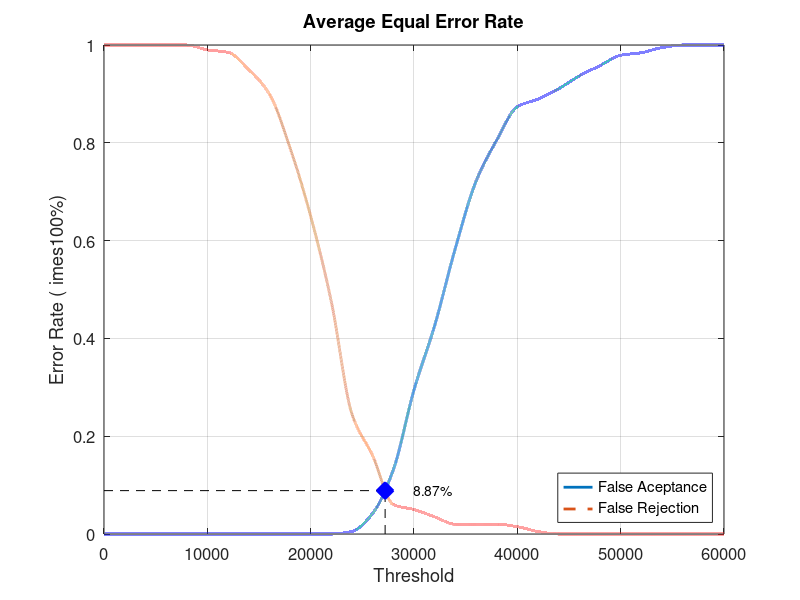
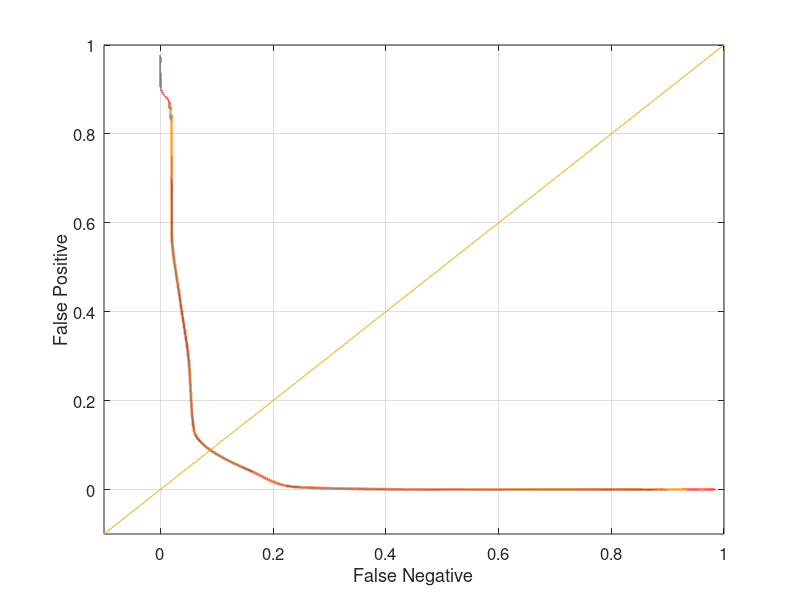

Write the MATLAB code that produced these figures, in order.
close all;
clear;
clc;
x = 0:2000:60000;
xq = 0:0.5:60000;

y0 = [0 0 0 0 0 0 0 0 0 0 0 0 0.00526316 0.0421053 0.131579 0.294737 0.426316 0.584211 0.721053 0.805263 0.873684 0.889474 0.910526 0.936842 0.957895 0.978947 0.984211 0.994737 1 1 1]
yy0 = interp1(x, y0, xq, 'pchip');
y1 = [1 1 1 1 1 0.99 0.985 0.95 0.9 0.79 0.65 0.475 0.245 0.16 0.06 0.05 0.035 0.02 0.02 0.02 0.015 0.005 0 0 0 0 0 0 0 0 0]
yy1 = interp1(x, y1, xq, 'pchip');

% Calculating EER: 
y2 = abs(y0 - y1);
find(y2 == min(y2))
yy2 = abs(yy0 - yy1);
xEER = find(yy2 == min(yy2));
xEERIndex = xq(xEER) % X-axis EER
yEER = yy0(xEER) % Y-axis EER

main = figure
plot(xq, yy0,'-','LineWidth', 2);	hold on
plot(xq, yy1,'--','LineWidth', 2);	hold on
plot([xEERIndex xEERIndex], [0 yEER], 'k--');	hold on
plot([0 xEERIndex], [yEER yEER], 'k--');	hold on
plot(xEERIndex, yEER, 'bx', 'LineWidth', 10);	hold on
text(xEERIndex + 10 * xEERIndex / 100, yEER, [num2str(round((10000 * yEER)) / 100) '%'])
legend('False Aceptance', 'False Rejection', 'Location', 'SouthEast')
xlabel('Threshold')
ylabel('Error Rate (	imes100%)')
title('Average Equal Error Rate')
set(gca, 'FontSize', 12)
axis([0 60000 0 1])
grid on

print(main, 'Database4_1Main', '-dpng');
FNRxFPR = figure('Color', [1 1 1]);
plot(yy1, yy0, '-', yy1, yy0, 'LineWidth', 2);
hold on
y = -0.1:0.1:1
plot(y, y); 
set(gca, 'FontSize', 12)
xlabel('False Negative')
ylabel('False Positive')
axis([-0.1 1 -0.1 1])
set(gca, 'FontSize', 12)
grid on

print(FNRxFPR, 'Database4_1FNRxFPR','-dpng');
